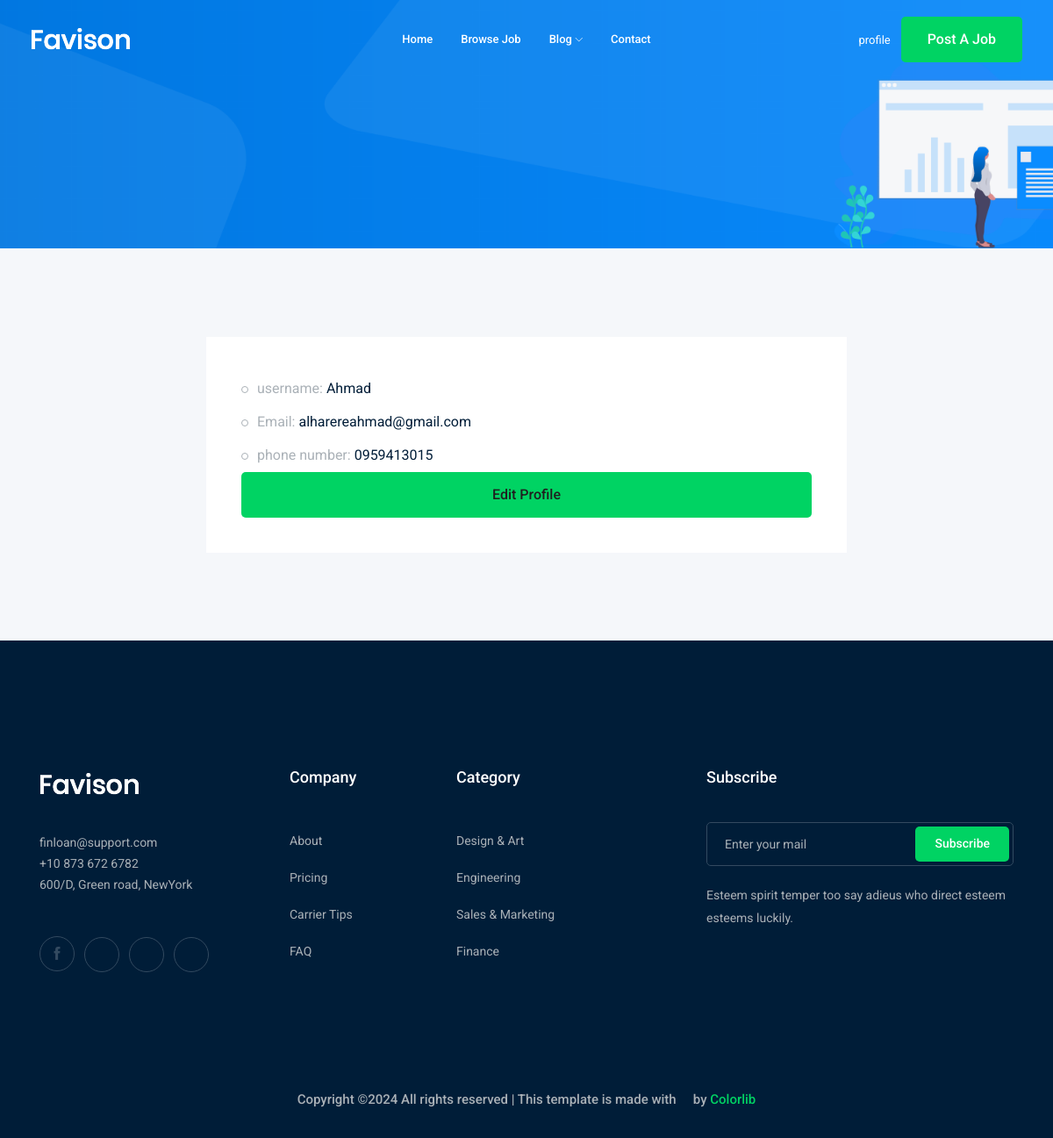
/accounts/profile/ (signed in), run on the app's committed database.
### account/models.py (models this page shows)
class profile(models.Model):
    user = models.OneToOneField(User,on_delete=models.CASCADE)
    phone_number = models.CharField(default='',max_length=15)
    image = models.ImageField(upload_to=imgprofileSave)
    def __str__(self):
        return self.user.username

### account/views.py (the view)
# urls.py: path('profile/',views.showProfile,name ='profile'),
def showProfile(request):
    myprofile = profile.objects.get(user=request.user)
    return render(request,"profile/showProfile.html",{'profile':myprofile})

### account/templates/profile/showProfile.html (shortened to what this page needs)
{% extends 'base.html' %}
{% load bootstrap4 %}
{% block body %}
    <div class="bradcam_area bradcam_bg_1">
    </div>
    <div class="job_details_area">
        <div class="container">
            <div class="row">
                <div class="col-lg-8 mx-auto">
                    <div class="job_sumary">
                        <div class="job_content">
                            <ul>
                                <li>username: <span>{{profile}}</span></li>
                                <li>Email: <span>{{profile.user.email}}</span></li>
                                <li>phone number: <span>{{profile.phone_number}}</span></li>
                                <button class="boxed-btn3 w-100" ><a href="{% url 'account:Edit_profile' %}">Edit profile</a></button>
                            </ul>
                        </div>
                    </div>
                </div>
            </div>
        </div>
    </div>
{% endblock %}

### data on the page
profile: user.username "Ahmad", user.email "alharereahmad@gmail.com", phone_number "0959413015"
